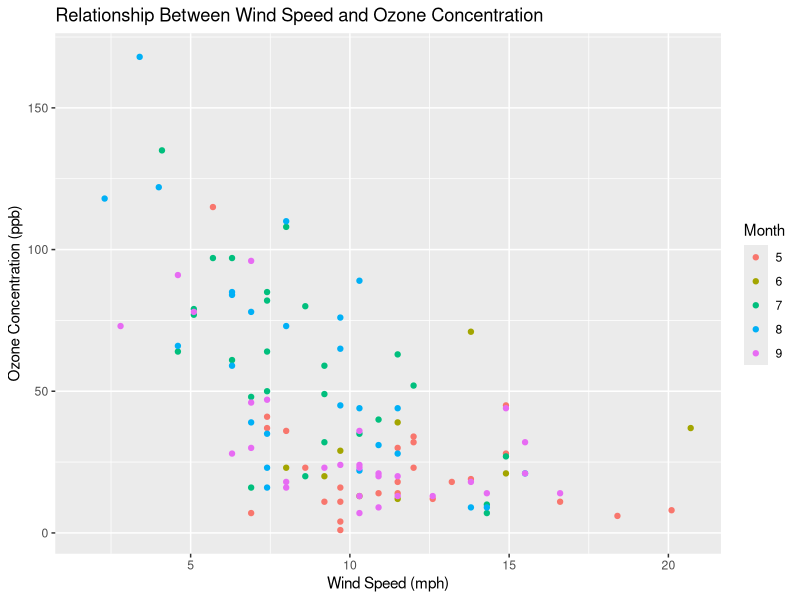
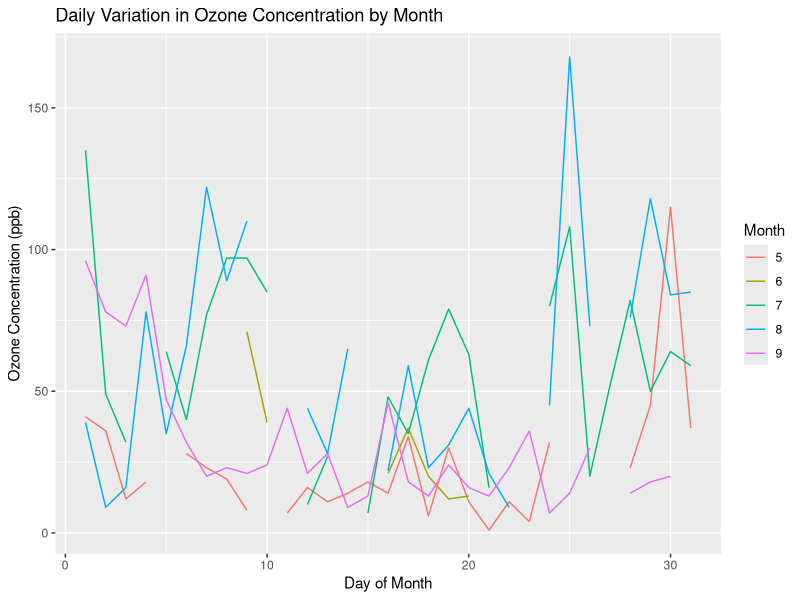
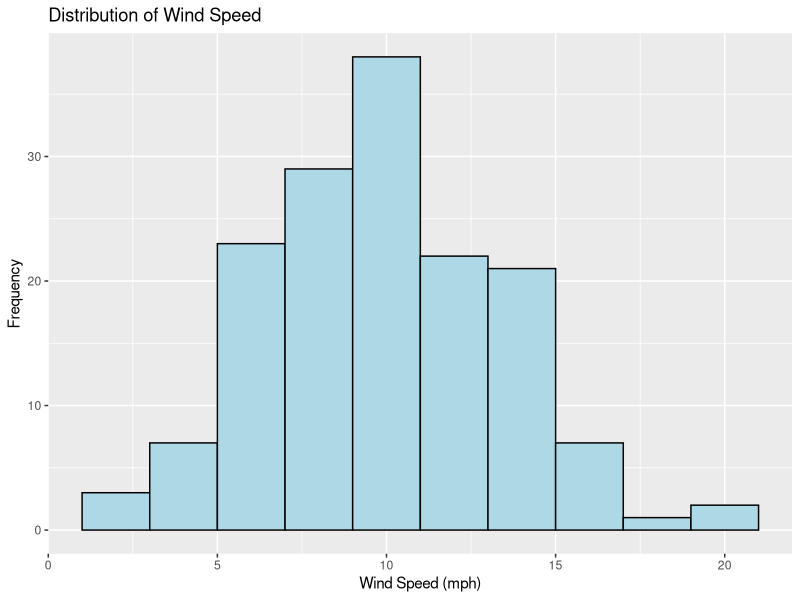
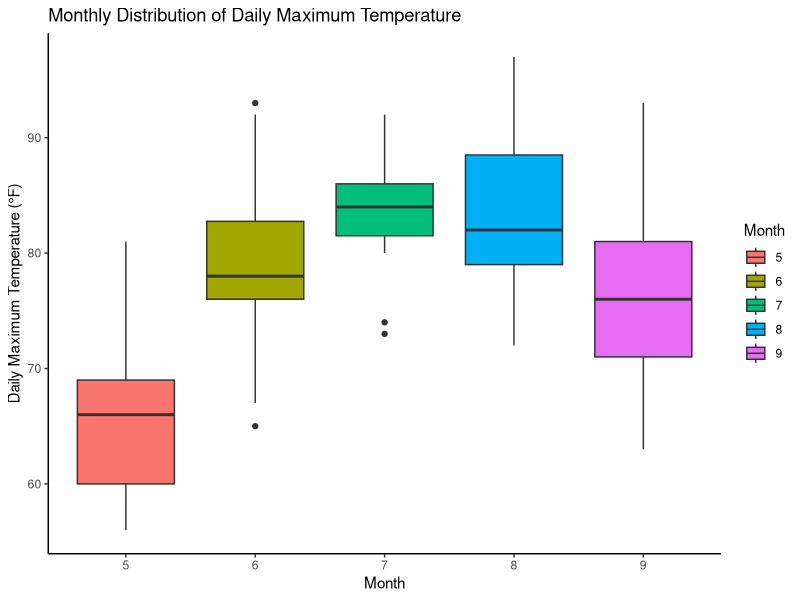
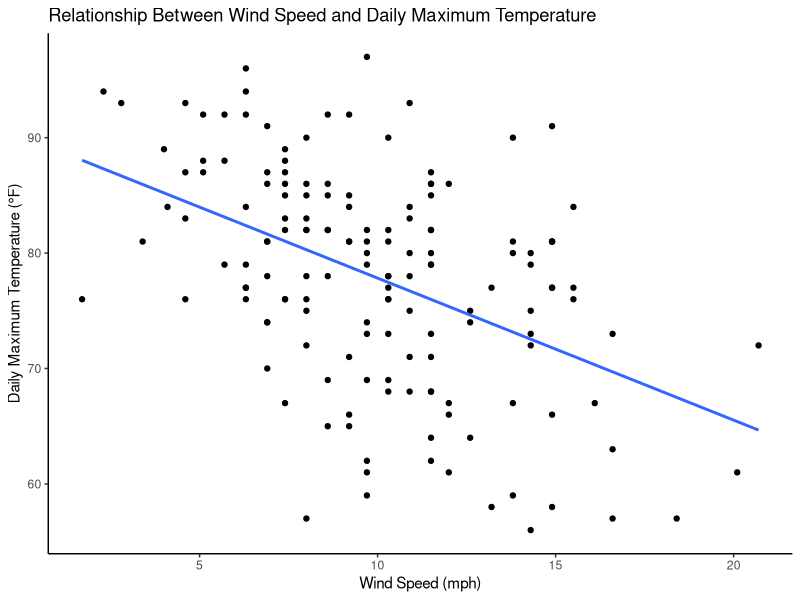
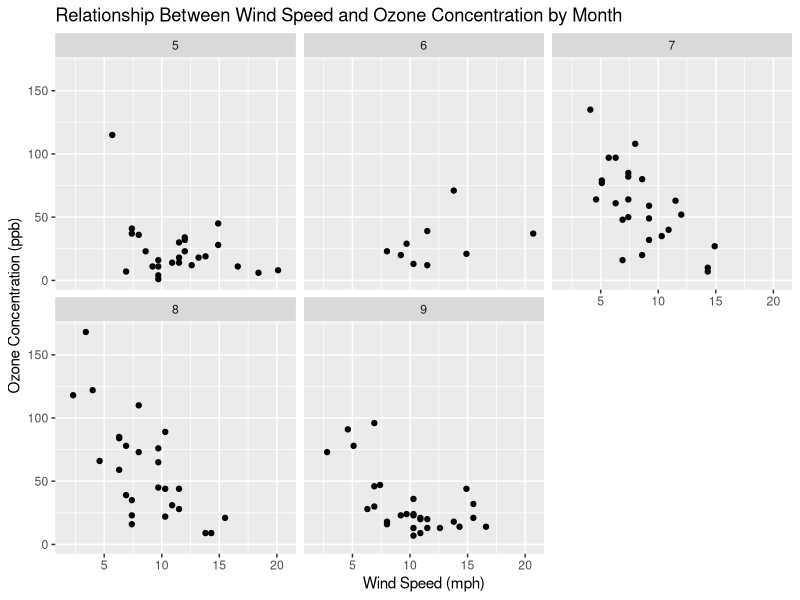
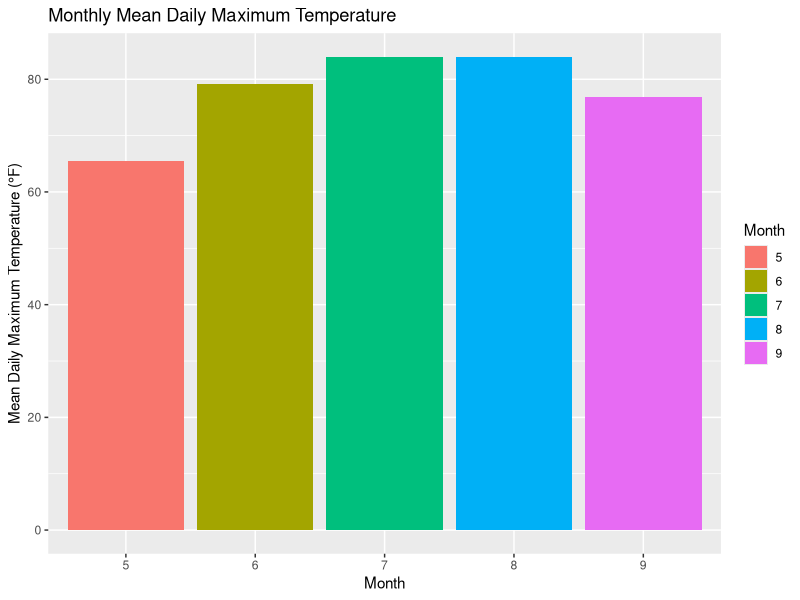
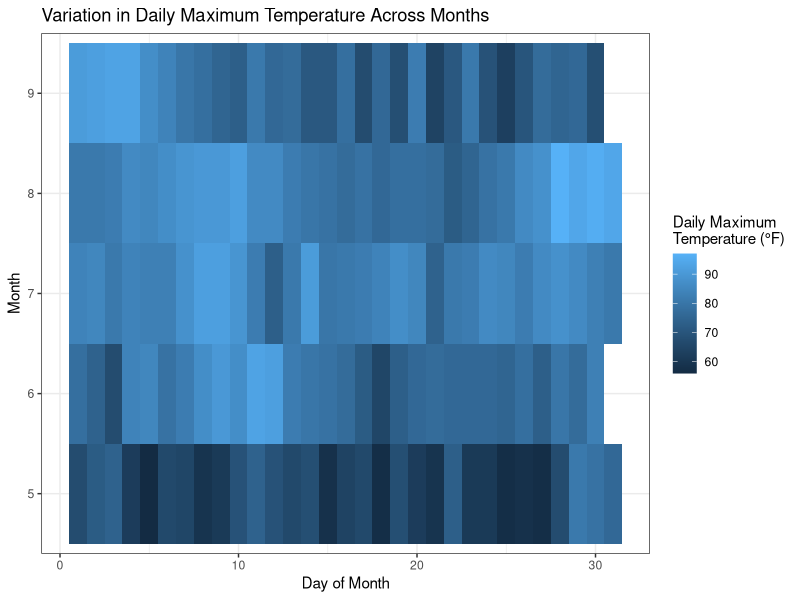

Here is the R script that generated these plots, in order:
# Laboratory Exercise 4A: Practice Exercises 1–9

library(ggplot2)


# Exercise 1: Scatter plot
ggplot(
  airquality,
  aes(
    x = Wind,
    y = Ozone,
    color = factor(Month)
  )
) +
  geom_point() +
  labs(
    title = "Relationship Between Wind Speed and Ozone Concentration",
    x = "Wind Speed (mph)",
    y = "Ozone Concentration (ppb)",
    color = "Month"
  )


# Exercise 2: Line plot
ggplot(
  airquality,
  aes(
    x = Day,
    y = Ozone,
    group = factor(Month),
    color = factor(Month)
  )
) +
  geom_line() +
  labs(
    title = "Daily Variation in Ozone Concentration by Month",
    x = "Day of Month",
    y = "Ozone Concentration (ppb)",
    color = "Month"
  )


# Exercise 3: Histogram
ggplot(
  airquality,
  aes(x = Wind)
) +
  geom_histogram(
    binwidth = 2,
    fill = "lightblue",
    color = "black"
  ) +
  labs(
    title = "Distribution of Wind Speed",
    x = "Wind Speed (mph)",
    y = "Frequency"
  )


# Exercise 4: Box Plot
ggplot(
  airquality,
  aes(
    x = factor(Month),
    y = Temp,
    fill = factor(Month)
  )
) +
  geom_boxplot() +
  labs(
    title = "Monthly Distribution of Daily Maximum Temperature",
    x = "Month",
    y = "Daily Maximum Temperature (°F)",
    fill = "Month"
  ) +
  theme_classic()


# Exercise 5: Scatter plot with a linear trend line
ggplot(
  airquality,
  aes(
    x = Wind,
    y = Temp
  )
) +
  geom_point() +
  geom_smooth(
    method = "lm",
    se = FALSE
  ) +
  labs(
    title = "Relationship Between Wind Speed and Daily Maximum Temperature",
    x = "Wind Speed (mph)",
    y = "Daily Maximum Temperature (°F)"
  ) +
  theme_classic()


# Exercise 6: Scatter plot with separate panels for each month
ggplot(
  airquality,
  aes(
    x = Wind,
    y = Ozone
  )
) +
  geom_point() +
  facet_wrap(~ Month) +
  labs(
    title = "Relationship Between Wind Speed and Ozone Concentration by Month",
    x = "Wind Speed (mph)",
    y = "Ozone Concentration (ppb)"
  )


# Exercise 7: Calculate mean temperature for each month
mean_temp <- aggregate(
  Temp ~ Month,
  data = airquality,
  mean
)

# Display the summary table
mean_temp

# Bar plot of monthly mean temperature
ggplot(
  mean_temp,
  aes(
    x = factor(Month),
    y = Temp,
    fill = factor(Month)
  )
) +
  geom_col() +
  labs(
    title = "Monthly Mean Daily Maximum Temperature",
    x = "Month",
    y = "Mean Daily Maximum Temperature (°F)",
    fill = "Month"
  )


# Exercise 8: Heatmap
heatmap_plot <- ggplot(
  airquality,
  aes(
    x = Day,
    y = factor(Month),
    fill = Temp
  )
) +
  geom_tile() +
  labs(
    title = "Variation in Daily Maximum Temperature Across Months",
    x = "Day of Month",
    y = "Month",
    fill = "Daily Maximum\nTemperature (°F)"
  ) +
  theme_bw()

heatmap_plot

# Exercise 9: Store plot

ggsave(
  "Salve_AthenaNicole_Plot.jpeg",
  plot = heatmap_plot,
  width = 8,
  height = 5,
  dpi = 300
  
)



# Laboratory Exercise 4B

# Loading and Exploring the Dataset

library(tidyverse)
data("who")
glimpse(who)
head(who)

# Examining Missing Data

colSums(is.na(who))

# Tidying the Dataset

who_tidy <- who %>%
  pivot_longer(
    cols = c(-country, -iso2, -iso3, -year),
    names_to = "profile",
    values_to = "cases"
  )
glimpse(who_tidy)

who_tidy <- who_tidy %>%
  mutate(profile = gsub("newrel_", "new_rel_", profile))

who_tidy <- who_tidy %>%
  separate(profile, into = c("new", "type", "sex_age")) %>%
  separate(sex_age, into = c("sex", "age"), sep = "(?<=m|f)")
glimpse(who_tidy)

# Defining the Data for Analysis

tb_data <- who_tidy %>%
  filter(type == "sp", !is.na(cases))
glimpse(tb_data)

# Exploring Variation and Distributions

# TB cases across years

tb_by_year <- tb_data %>%
  group_by(year) %>%
  summarise(total_cases = sum(cases, na.rm = TRUE))
print(tb_by_year, n = 33)

ggplot(tb_by_year, aes(x = year, y = total_cases)) +
  geom_line() +
  labs(
    title = "Annual Recorded New Smear-Positive Pulmonary TB Cases",
    x = "Year",
    y = "Total Recorded Cases"
  ) +
  theme_classic()

# TB Cases by Sex

tb_by_sex <- tb_data %>%
  group_by(sex) %>%
  summarise(total_cases = sum(cases, na.rm = TRUE))
tb_by_sex

ggplot(tb_by_sex, aes(x = sex, y = total_cases, fill = sex)) +
  geom_col() +
  labs(
    title = "Recorded New Smear-Positive Pulmonary TB Cases by Sex",
    x = "Sex",
    y = "Total Recorded Cases",
    fill = "Sex"
  ) +
  theme_classic()

# TB Cases by Age Group

tb_by_age <- tb_data %>%
  group_by(age) %>%
  summarise(total_cases = sum(cases, na.rm = TRUE))
tb_by_age

ggplot(tb_by_age, aes(x = age, y = total_cases)) +
  geom_col() +
  labs(
    title = "Recorded New Smear-Positive Pulmonary TB Cases by Age Group",
    x = "Age Group",
    y = "Total Recorded Cases"
  ) +
  theme_classic()


# Bivariate Analysis

tb_year_sex <- tb_data %>%
  group_by(year, sex) %>%
  summarise(total_cases = sum(cases, na.rm = TRUE))
glimpse(tb_year_sex)

ggplot(tb_year_sex, aes(x = year, y = total_cases, color = sex)) +
  geom_line() +
  labs(
    title = "Annual Recorded New Smear-Positive Pulmonary TB Cases by Sex",
    x = "Year",
    y = "Total Recorded Cases",
    color = "Sex"
  ) +
  theme_classic()

# Multivariable Exploration

tb_year_age_sex <- tb_data %>%
  group_by(year, age, sex) %>%
  summarise(total_cases = sum(cases, na.rm = TRUE))
glimpse(tb_year_age_sex)

ggplot(
  tb_year_age_sex,
  aes(x = year, y = total_cases, color = sex)
) +
  geom_point() +
  facet_wrap(~ age) +
  labs(
    title = "Annual Recorded New Smear-Positive Pulmonary TB Cases by Age Group and Sex",
    x = "Year",
    y = "Total Recorded Cases",
    color = "Sex"
  ) +
  theme_classic()

# Investigating Unusual Observations

ggplot(tb_data, aes(x = "", y = cases)) +
  geom_boxplot() +
  labs(
    title = "Distribution of Recorded New Smear-Positive Pulmonary TB Case Counts",
    x = NULL,
    y = "Recorded Cases per Country-Year-Sex-Age Group"
  ) +
  theme_classic()

# Practice Exercise

glimpse(airquality)
head(airquality)
colSums(is.na(airquality))
